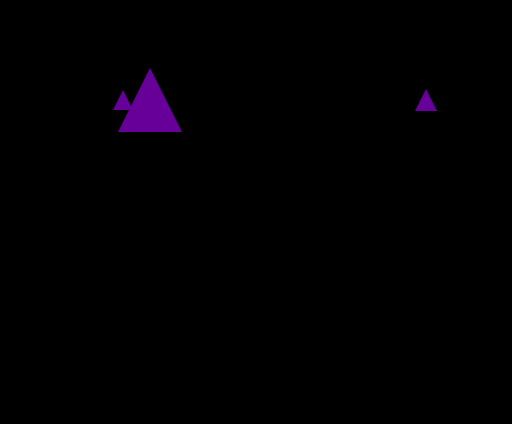
Frame 1 (no input)
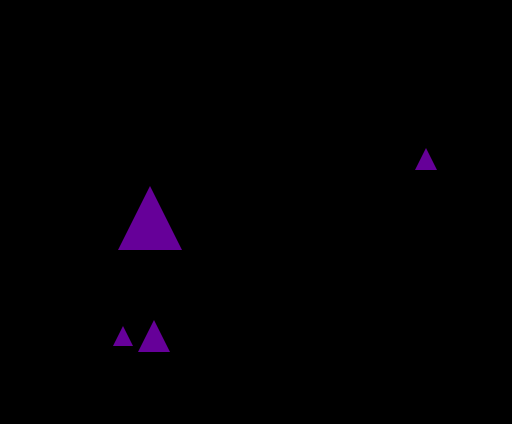
Frame 60 (the mouse pressed at the canvas centre just before this capture)
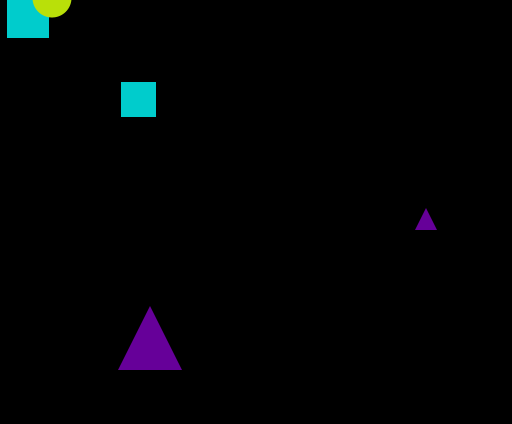
Frame 120 (the mouse held since frame 60 and released just before this capture)

The Processing sketch that drew these frames (run headless with seeded random() and noise(); from frame 60 on, the mouse is pressed at the canvas centre):

// Processing sketch: Final
// ── Final.pde
//Define the class for the shapes
Square[] manySquares = new Square[int (random(1,5))];
Circle[] manyCircles = new Circle[int (random(1,5))];
Triangle[] manyTriangles = new Triangle[int (random(1,5))];

void setup(){
  size(512, 424); //size that is detectable for Kinect. 
  for(int i = 0; i <manySquares.length; i ++){
    manySquares[i] = new Square();
  }
  for(int i = 0; i <manyCircles.length; i ++){
    manyCircles[i] = new Circle();
  }
  for(int i = 0; i <manyTriangles.length; i ++){
    manyTriangles[i] = new Triangle();
  }
}

void draw(){
  background(0);
  squ();
  cir();
  tri();
 
}

void squ(){
    //display many squares
  for(int i=0; i < manySquares.length; i++){
    //new Square();
    manySquares[i].display();  
    manySquares[i].fall();
    manySquares[i].move();
  }
}

void cir(){
    for(int i=0; i < manyCircles.length; i++){
    manyCircles[i].display();  
    manyCircles[i].fall();
    manyCircles[i].move();
  }
}

void tri(){
    for(int i=0; i < manyTriangles.length; i++){
    manyTriangles[i].display();  
    manyTriangles[i].fall();
   // manyTriangles[i].move();
  } 
}

// ── Circle.pde
class Circle{

  int x = int(random(width));
  int y = int(random(-500,-100));
  int size = int(random(20, 70));
  int r = size/2;
  PShape circle;
  int speed = int(random(1,5));
  boolean se = false;
  boolean sw = false;
  boolean ne = false;
  boolean nw = false;

  void display(){
    fill(185, 224, 9);
    noStroke();
    circle = createShape(ELLIPSE,x, y, size, size);
    shape(circle); // This makes the shape actually display. Based on the PShape variable name.
  }
  
  void fall(){
   if (y == height + r || x == width + r || x == x - size){
      y = int(random(-200,-100));
      x = int(random(width));
      se = false;
      sw = false;
      ne = false;
      nw = false;
    }
    y = y +speed;
    //not working, I want Y to stay the same if right or left is true.
    //if ( se == false || sw == false || ne == false || nw == false){
    //  y = y + speed;
    //} 
    //else {y = y+0;}    
  }
  
  void move(){
    //Circle moves in diagonals
    if(mouseX > x-r && mouseX < x && mouseY > y-r && mouseY < y){
      se = true;
    }
    if(mouseX > x && mouseX < x+r && mouseY > y-r && mouseY < y){
      sw = true;
    }
    if(mouseX > x-r && mouseX < x && mouseY > y && mouseY < y+r){
      ne = true;
    }
    if(mouseX > x && mouseX < x+r && mouseY > y && mouseY < y+r){
      nw = true;
    }
        
    if (se == true){
      x = x+speed;
      y = y+speed;
      sw = false;
      ne = false;
      nw = false;
    }
    if (sw == true){
      x = x-speed;
      y = y+speed;
      se = false;
      ne = false;
      nw = false;
    }    
    if (ne == true){
      x = x+speed;
      y = y-(speed*2);
      se = false;
      sw = false;
      nw = false;
    } 
    if (nw == true){
      x = x-speed;
      y = y-(speed*2);
      se = false;
      sw = false;
      ne = false;
    }
    
    //Once one of the options is triggered, it's not possible to move the shape the other way.
    // it goes in order, left can be triggered after right but not right after left.
}
  
}

// ── Diamond.pde
class Diamond{

  int x = int(random(width));
  int y = int(random(-800,-300));
  int size = int(random(100, 200));
  int r = size/2;
  int x1 = x - r; 
  int y1 = y;
  int x2 = x;
  int y2 = y - r;
  int x3 = x + r;
  int y3 = y;
  int x4 = x;
  int y4 = y + r;
  PShape diamond;
  int speed = int(random(3,8));
  
  //4 triangles to detect when touching inside
  float area;
  float area1;
  float area2;
  float area3;
  float area4;
  
  boolean touched = false;
  boolean untouched = false;

  void display(){
    fill(255, 153, 0);
    noStroke();
    diamond = createShape(QUAD, x1, y1, x2, y2, x3, y3, x4, y4);
    shape(diamond);
}

  void fall(){
    
    if (y2 > height + size){
      restart();
    }
    y1 = y1 + speed;
    y2 = y2 + speed;
    y3 = y3 + speed;
    y4 = y4 + speed;
  }
  
    
  void move(){
// detect when the diamond is touched. Calculate area of the diamond and area of 2 vertices and MouseX/Y. If the last are equal to area then it's touched.
  float px = mouseX;
  float py = mouseY;
  float area = abs( ((x2-x1)*(y3-y1) - (x3-x1)*(y2-y1) + (x3-x1)*(y4-y1) - (x4-x1)*(y3-y1)) );
  float area1 = abs( (x1-px)*(y2-py) - (x2-px)*(y1-py) );
  float area2 = abs( (x2-px)*(y3-py) - (x3-px)*(y2-py) );
  float area3 = abs( (x3-px)*(y4-py) - (x4-px)*(y3-py) );
  float area4 = abs( (x4-px)*(y1-py) - (x1-px)*(y4-py) );

  
    if (!touched && area1 + area2 + area3 + area4 == area) {
    touched = true;
    untouched = false;
    }
    else if(touched && area1 + area2 + area3 + area4 == area){
      //if touched a second time
      touched = false;
      untouched = true;
    }
        
    if (touched == true){
     x1 = x-2;
     x3 = x+2;
    }
    else if (untouched == true){      
      x1 = x - r;
      x3 = x+r;
    }    
    
    if(touched == true && y2 > height + size || untouched == true && y2 > height + size){
        restart();
      }
    
  }
  
   void restart(){
       y = int(random(-200,-100));
       x = int(random(width - size));
       x1 = x - r; 
       y1 = y;
       x2 = x;
       y2 = y - r;
       x3 = x + r;
       y3 = y;
       x4 = x;
       y4 = y + r;
       touched = untouched = false;
 }
  
}

// ── Square.pde
class Square{

  int x = int(random(width));
  int y = int(random(-500,-100));
  int size = int (random(20, 70));
  PShape square;
  int speed = int(random(1,5));
  boolean right = false;
  boolean left = false;

  void display(){
    fill(0, 204, 204);
    noStroke();
    square = createShape(RECT,x, y, size, size);
    shape(square); // This makes the shape actually display. Based on the PShape variable name.
  }
  
  void fall(){
   if (y == height + size || x == width + size || x == x - size){
      y = int(random(-200,-100));
      x = int(random(width));
      right = false;
      left = false;
    }
    y = y+speed;
    
    ////not working, I want Y to stay the same if right or left is true.
    //if ( right == false || left == false){
    //  y = y + speed;
    //} 
    //else {y = y+0;}    
  }
  
  void move(){
    if (mouseX > x && mouseX <= x+(size/2) && mouseY > y && mouseY < y+size) {
      right = true;
    } 
    
    if (mouseX > x+(size/2) && mouseX <= x+size && mouseY > y && mouseY < y+size) {
     left = true;
    }      
    
    if (right == true){
      x = x+speed;
      y = y-speed; // sort of works to keep it horizontal
      left = false;
    }
    if (left == true){
      x = x-speed;
      y = y-speed;
      right = false;
    }
    
    //Once one of the options is triggered, it's not possible to move the shape the other way.
    // it goes in order, left can be triggered after right but not right after left.
  }
  
}

// ── Triangle.pde
class Triangle{

  int x = int(random(width));
  int y = 100;
  //int y = int(random(-500,-100));
  int size = int(random(20, 70));
  int r = size/2;
  int x1 = x - r; 
  int y1 = y + r;
  int x2 = x;
  int y2 = y - r;
  int x3 = x + r;
  int y3 = y + r;
  PShape triangle;
  int speed = int(random(1,5));
  
  boolean touched = false;

  void display(){
    //triangle = createShape();
    fill(102,0,153);
    noStroke();
    triangle = createShape(TRIANGLE, x1, y1, x2, y2, x3, y3);
    shape(triangle);
    //triangle.beginShape();
    //triangle.fill(102,0,153);
    //triangle.noStroke();
    //triangle.vertex(x1,y1);
    //triangle.vertex(x2,y2);
    //triangle.vertex(x3,y3);
    //triangle.endShape(CLOSE);
}
  
  void fall(){
   if (y == height + r || x == width + r || x == x - size){
      y = int(random(-200,-100));
      x = int(random(width));
      touched = false;
    }
    //y = y +speed;
    //x1 = x1 + speed; 
    y1 = y1 + speed; 
    //x2 = x2 + speed; 
    y2 = y2 + speed; 
    //x3 = x3 + speed; 
    y3 = y3 + speed; 

    //not working, I want Y to stay the same if right or left is true.
    //if ( se == false || sw == false || ne == false || nw == false){
    //  y = y + speed;
    //} 
    //else {y = y+0;}    
  }
  
  void move(){
    //Triangle twirls hopefully
    if (mouseX > x1 && mouseX < x3 && mouseY > y2 && mouseY < y1 && mouseY < y){
      touched = true;
    }
        
    if (touched == true){
     // rotate(s*radians(90)); s = seconds
      x = x+speed;
      y = y+speed;

      println("touched");
    }

    
    //Once one of the options is triggered, it's not possible to move the shape the other way.
    // it goes in order, left can be triggered after right but not right after left.
  }
  
}
